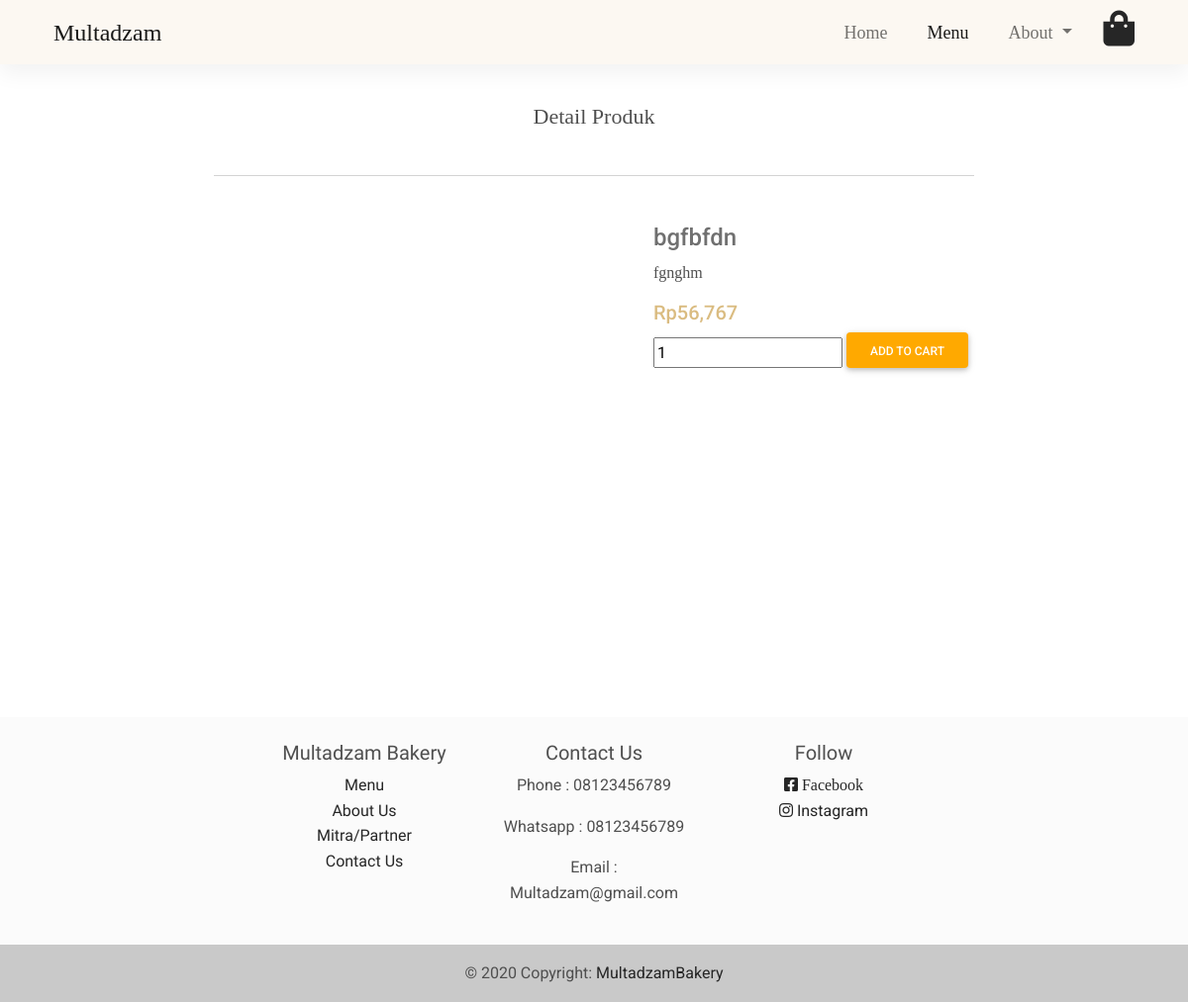
Page /produk.php?id_produk=11 on the earlier database version.
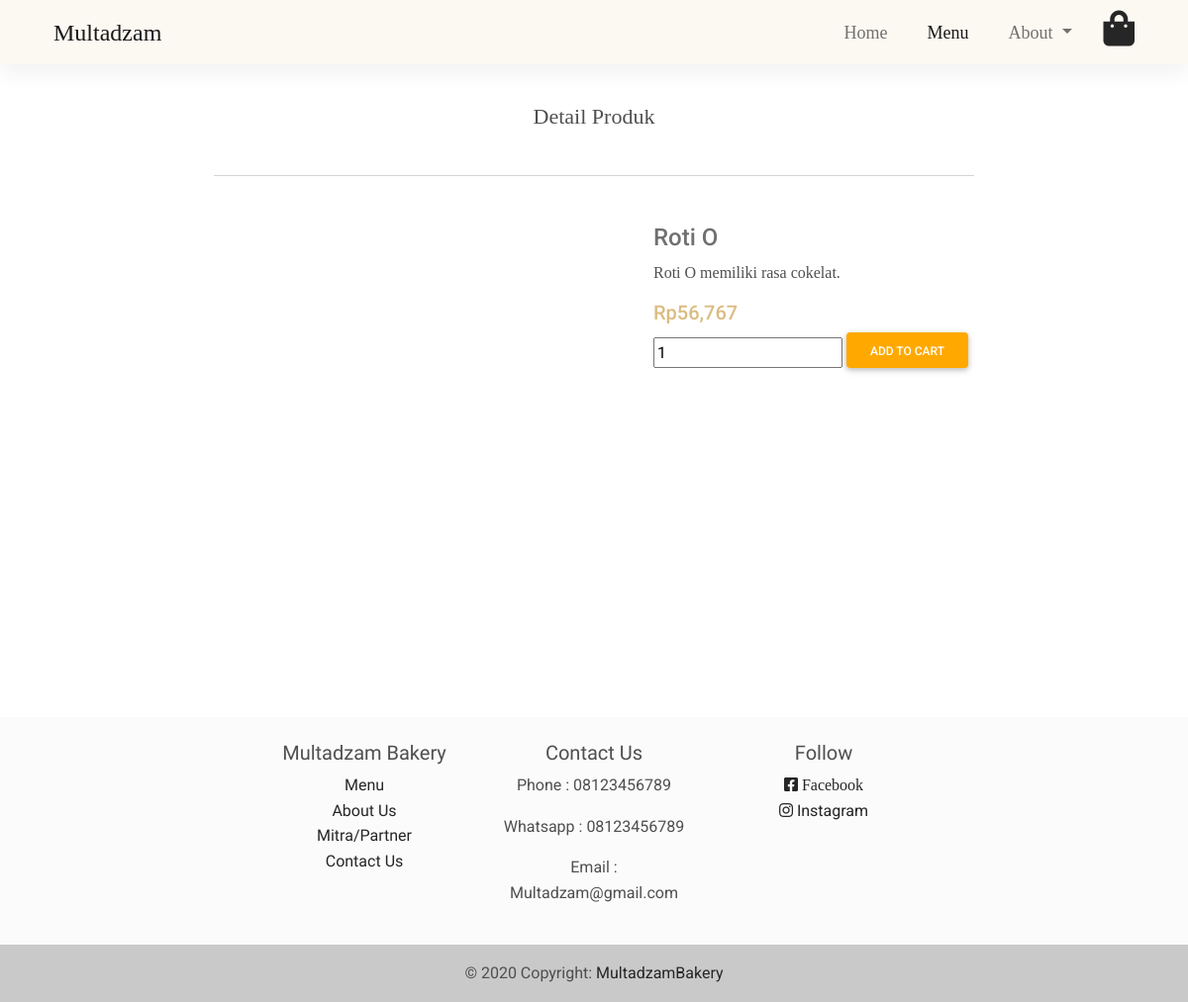
Same page on the later database version.
### tables this page shows
CREATE TABLE `produk` (
  `id_produk` int(11) NOT NULL,
  `nama_produk` varchar(300) NOT NULL,
  `harga_produk` int(11) NOT NULL,
  `deskripsi_produk` text NOT NULL,
  `gambar_produk` varchar(300) NOT NULL
);

### web/admin/functions.php (called while the page is built, shortened)
<?php
$conn = mysqli_connect("localhost", "root", "", "multadzambakery");
function query($query)
{
	global $conn;
	$result = mysqli_query($conn, $query);
	$rows = [];
	while ($row = mysqli_fetch_assoc($result)) {
		$rows[] = $row;
	}
	return $rows;
}

### web/produk.php (the view, shortened to what the changed rows need)
<?php
require 'admin/functions.php';
$id_produk = $_GET['id_produk'];
$produks = query("SELECT * FROM produk WHERE id_produk = $id_produk");
?>
<!DOCTYPE html>
<html lang="en">
<head>
    <link rel="stylesheet" href="https://use.fontawesome.com/releases/v5.11.2/css/all.css" />
    <link rel="stylesheet" href="css/mdb.min.css" />
    <link rel="stylesheet" href="css/navbar.css">
    <link rel="stylesheet" href="css/index.css">
</head>
<body>
    <div class="container" style=" margin-top: 100px; width:66%; background-color:white; margin-left:17%">
        <div class="mx-auto" style="text-align: center; font-family: 'Cormorant Upright', serif; font-size: 22px;">Detail Produk</div><br>
        <?php foreach ($produks as $produk) : ?>
            <div class="container m-5">
                <div class="row">
                    <div class="col-xl-6" style="min-height: 400px; background-color: white;"> <a href=""><img style=" width: 475px; border-radius: 20px;" src="img/foto_produk/<?= $produk['gambar_produk']; ?>" alt=""></a></div>
                    <div class="col-xl-6">
                        <a href="" style="color:#707070">
                            <h4><?= $produk['nama_produk']; ?></h4>
                        </a>
                        <p style="font-family: 'Cormorant Upright', serif; font-size: 16px;"><?= $produk['deskripsi_produk']; ?></p>
                        <h5 style="color:#DABC81 ;">Rp<?= number_format($produk['harga_produk']); ?></h5>
                        <form action="cart.php" method="POST">
                            <input type="number" name="quantity" size="5" autofocus value="1" autocomplete="off">
                            <button type="submit" name="pesan" class="btn btn-warning">ADD TO CART</button>
                        </form>
                    </div>
                </div>
            </div>
        <?php endforeach; ?>
    </div><br><br>
</body>
</html>

Differences in the rows shown:
changed produk: nama_produk "bgfbfdn" → "Roti O"; deskripsi_produk "fgnghm" → "Roti O memiliki rasa cokelat."
